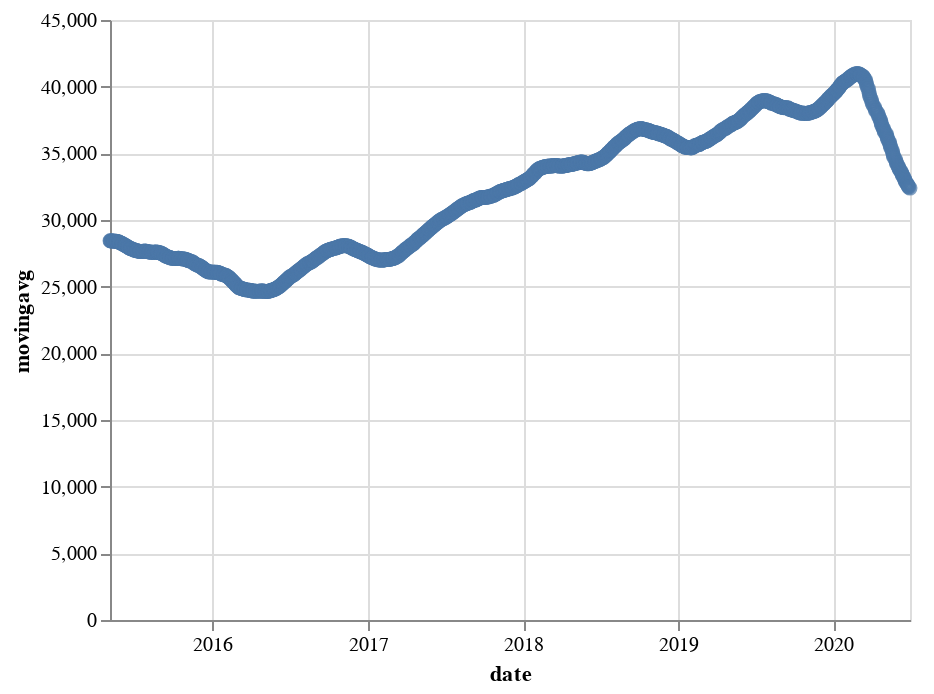

Source (notebook cell):
### Code cell
altdata_sixteenweek = stock_weekmovingavg(16, bse_data)
altdata_sixteenweek.reset_index(inplace=True)
altdata_sixteenweek.rename(columns={list(altdata_sixteenweek)[0]:'date'}, inplace=True)
alt.Chart(altdata_sixteenweek).mark_point().encode(
    x='date',
    y='movingavg'
)

### Figure 1 — Vega-Lite specification as saved in the notebook (floating-point values rounded to 4 significant figures; data arrays with more than 128 entries replaced by an {"elided": "..."} marker saying what was removed)
{"config": {"view": {"continuousWidth": 400, "continuousHeight": 300}}, "data": {"name": "data-2cba4810a133466ee0dd0b1dbd93881e"}, "mark": "point", "encoding": {"x": {"field": "date", "type": "temporal"}, "y": {"field": "movingavg", "type": "quantitative"}}, "$schema": "https://vega.github.io/schema/vega-lite/v4.17.0.json", "datasets": {"data-2cba4810a133466ee0dd0b1dbd93881e": {"elided": "1265 records"}}}
